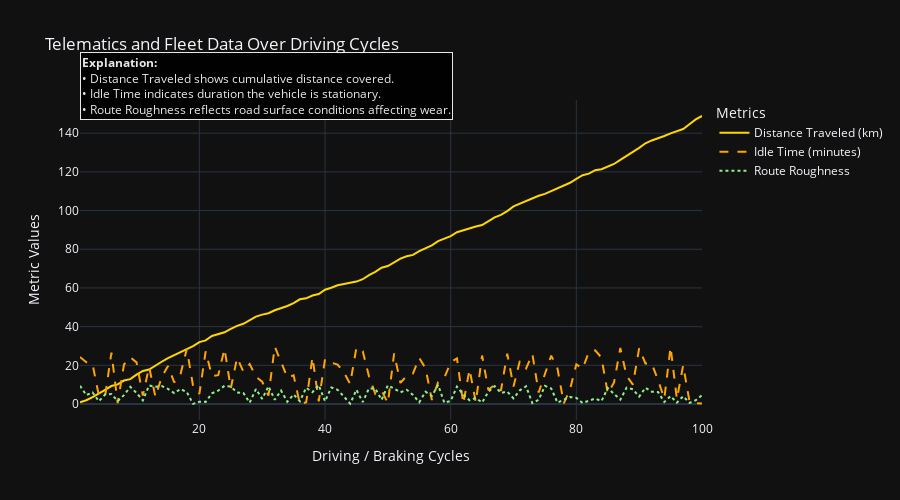

This figure's notebook cell:
### Code cell
import plotly.graph_objects as go
import numpy as np

# Sample data
cycles = np.arange(1, 101)
distance_traveled = np.cumsum(np.random.uniform(0.5, 2.5, 100))  # km, cumulative
idle_time = np.random.uniform(0, 30, 100)                        # minutes
route_roughness = np.random.uniform(0, 10, 100)                  # arbitrary units

# Create figure
fig = go.Figure()

# Add traces for all metrics in the same graph
fig.add_trace(go.Scatter(x=cycles, y=distance_traveled, mode="lines", name="Distance Traveled (km)", line=dict(color="gold", width=2)))
fig.add_trace(go.Scatter(x=cycles, y=idle_time, mode="lines", name="Idle Time (minutes)", line=dict(color="orange", width=2, dash="dash")))
fig.add_trace(go.Scatter(x=cycles, y=route_roughness, mode="lines", name="Route Roughness", line=dict(color="lightgreen", width=2, dash="dot")))

# Layout
fig.update_layout(
    title="Telematics and Fleet Data Over Driving Cycles",
    template="plotly_dark",
    xaxis_title="Driving / Braking Cycles",
    yaxis_title="Metric Values",
    width=900,
    height=500,
    legend_title="Metrics",
    annotations=[dict(
        x=0, y=1.15, xref="paper", yref="paper",
        text=(
            "<b>Explanation:</b><br>"
            "• Distance Traveled shows cumulative distance covered.<br>"
            "• Idle Time indicates duration the vehicle is stationary.<br>"
            "• Route Roughness reflects road surface conditions affecting wear."
        ),
        showarrow=False,
        font=dict(size=12, color="white"),
        align="left",
        bordercolor="white",
        borderwidth=1,
        bgcolor="black",
        opacity=0.9
    )]
)

fig.show()

### Figure 1 — Plotly figure (JSON) as saved in the notebook; plotly's stock layout.template omitted (floating-point values rounded to 4 significant figures)
{"data": [{"line": {"color": "gold", "width": 2}, "mode": "lines", "name": "Distance Traveled (km)", "type": "scatter", "x": [1, 2, 3, 4, 5, 6, 7, 8, 9, 10, 11, 12, 13, 14, 15, 16, 17, 18, 19, 20, 21, 22, 23, 24, 25, 26, 27, 28, 29, 30, 31, 32, 33, 34, 35, 36, 37, 38, 39, 40, 41, 42, 43, 44, 45, 46, 47, 48, 49, 50, 51, 52, 53, 54, 55, 56, 57, 58, 59, 60, 61, 62, 63, 64, 65, 66, 67, 68, 69, 70, 71, 72, 73, 74, 75, 76, 77, 78, 79, 80, 81, 82, 83, 84, 85, 86, 87, 88, 89, 90, 91, 92, 93, 94, 95, 96, 97, 98, 99, 100], "y": [0.8828, 1.971, 3.54, 5.271, 7.361, 9.3, 10.15, 12.14, 12.87, 15.2, 17.08, 17.81, 19.98, 21.84, 23.76, 25.23, 26.94, 28.3, 29.94, 32.01, 32.91, 35.17, 36.28, 37.07, 38.84, 40.39, 41.47, 43.23, 45.16, 46.2, 46.94, 48.46, 49.52, 50.67, 52.16, 54.13, 54.66, 56.11, 56.86, 59.06, 60.08, 61.39, 61.99, 62.79, 63.29, 64.51, 66.63, 68.28, 70.46, 71.31, 73.17, 75.16, 76.35, 77.08, 79.06, 80.6, 82.04, 84.22, 85.7, 86.79, 88.79, 89.83, 90.88, 91.8, 92.51, 94.61, 96.51, 97.78, 99.73, 102.1, 103.6, 105.1, 106.6, 107.6, 108.6, 110.1, 111.6, 112.7, 114.4, 116.4, 118.3, 119.1, 120.9, 121.4, 122.7, 124.1, 126.2, 128.4, 130.4, 132.4, 134.8, 136.3, 137.3, 138.6, 139.9, 141.0, 142.1, 144.6, 147.1, 148.9]}, {"line": {"color": "orange", "dash": "dash", "width": 2}, "mode": "lines", "name": "Idle Time (minutes)", "type": "scatter", "x": [1, 2, 3, 4, 5, 6, 7, 8, 9, 10, 11, 12, 13, 14, 15, 16, 17, 18, 19, 20, 21, 22, 23, 24, 25, 26, 27, 28, 29, 30, 31, 32, 33, 34, 35, 36, 37, 38, 39, 40, 41, 42, 43, 44, 45, 46, 47, 48, 49, 50, 51, 52, 53, 54, 55, 56, 57, 58, 59, 60, 61, 62, 63, 64, 65, 66, 67, 68, 69, 70, 71, 72, 73, 74, 75, 76, 77, 78, 79, 80, 81, 82, 83, 84, 85, 86, 87, 88, 89, 90, 91, 92, 93, 94, 95, 96, 97, 98, 99, 100], "y": [24.29, 21.63, 20.46, 4.395, 4.102, 26.58, 0.428, 20.39, 24.14, 21.54, 4.332, 19.22, 3.705, 13.87, 19.64, 11.16, 15.52, 28.41, 9.312, 5.25, 27.23, 14.5, 14.89, 28.61, 8.034, 23.89, 16.8, 20.7, 14.12, 11.52, 4.322, 29.63, 21.82, 13.65, 14.79, 0.007615, 0.8882, 24.23, 1.385, 23.15, 21.4, 20.38, 16.34, 10.42, 29.18, 27.32, 14.23, 5.263, 7.037, 0.4205, 26.17, 10.9, 14.57, 15.79, 23.79, 18.45, 2.078, 11.31, 13.69, 21.55, 23.52, 0.1549, 17.96, 0.8924, 25.06, 7.201, 9.994, 6.988, 26.03, 9.021, 22.26, 18.39, 25.88, 5.933, 15.52, 25.01, 18.32, 0.3676, 7.607, 20.53, 18.35, 26.89, 27.77, 24.01, 5.509, 11.16, 28.94, 14.51, 10.02, 28.86, 20.99, 20.89, 12.37, 2.805, 29.5, 2.544, 19.98, 1.533, 0.4297, 0.2982]}, {"line": {"color": "lightgreen", "dash": "dot", "width": 2}, "mode": "lines", "name": "Route Roughness", "type": "scatter", "x": [1, 2, 3, 4, 5, 6, 7, 8, 9, 10, 11, 12, 13, 14, 15, 16, 17, 18, 19, 20, 21, 22, 23, 24, 25, 26, 27, 28, 29, 30, 31, 32, 33, 34, 35, 36, 37, 38, 39, 40, 41, 42, 43, 44, 45, 46, 47, 48, 49, 50, 51, 52, 53, 54, 55, 56, 57, 58, 59, 60, 61, 62, 63, 64, 65, 66, 67, 68, 69, 70, 71, 72, 73, 74, 75, 76, 77, 78, 79, 80, 81, 82, 83, 84, 85, 86, 87, 88, 89, 90, 91, 92, 93, 94, 95, 96, 97, 98, 99, 100], "y": [9.424, 4.622, 6.02, 1.413, 4.877, 5.188, 1.526, 4.58, 8.865, 5.752, 1.86, 9.553, 8.928, 9.27, 7.809, 5.614, 7.758, 6.194, 0.05694, 1.163, 1.095, 5.539, 6.957, 9.394, 9.012, 5.978, 5.712, 0.6831, 7.712, 2.66, 9.179, 2.212, 6.963, 1.123, 4.939, 1.49, 8.427, 6.14, 9.772, 1.41, 8.561, 7.343, 3.872, 0.179, 7.36, 0.9815, 8.089, 7.985, 2.157, 9.659, 7.929, 6.046, 7.35, 4.683, 0.9285, 6.369, 4.162, 9.789, 0.6335, 1.605, 9.003, 4.87, 1.931, 3.127, 0.763, 6.339, 9.201, 5.702, 6.42, 2.928, 7.084, 9.152, 0.4637, 2.173, 9.366, 8.05, 0.7026, 2.329, 3.652, 3.193, 0.5127, 1.707, 2.824, 1.531, 8.275, 5.204, 2.214, 8.477, 7.607, 3.863, 8.412, 6.374, 6.235, 1.039, 4.082, 0.7141, 4.009, 0.5945, 1.929, 4.564]}], "layout": {"annotations": [{"align": "left", "bgcolor": "black", "bordercolor": "white", "borderwidth": 1, "font": {"color": "white", "size": 12}, "opacity": 0.9, "showarrow": false, "text": "<b>Explanation:</b><br>• Distance Traveled shows cumulative distance covered.<br>• Idle Time indicates duration the vehicle is stationary.<br>• Route Roughness reflects road surface conditions affecting wear.", "x": 0, "xref": "paper", "y": 1.15, "yref": "paper"}], "height": 500, "legend": {"title": {"text": "Metrics"}}, "title": {"text": "Telematics and Fleet Data Over Driving Cycles"}, "width": 900, "xaxis": {"title": {"text": "Driving / Braking Cycles"}}, "yaxis": {"title": {"text": "Metric Values"}}}}
